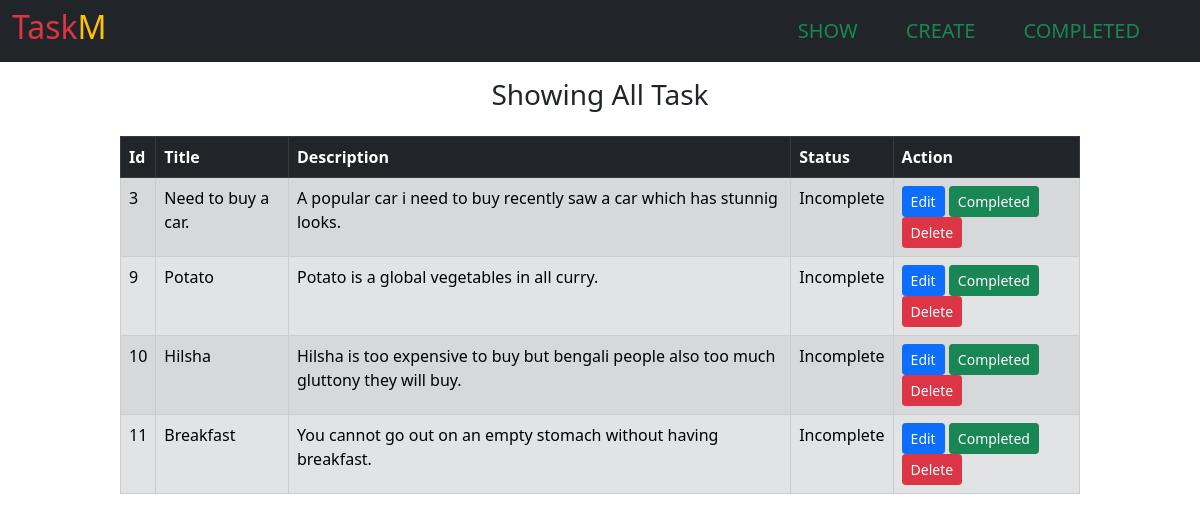
Page /show/ on the committed database.
### Work_App/models.py (models this page shows)
class TaskModel(models.Model):
    id = models.AutoField(
        primary_key=True, null=False, blank=False, unique=True)
    title = models.CharField(max_length=200)
    description = models.TextField()
    is_completed = models.BooleanField(default=False)

### Work_App/views.py (the view)
# urls.py: path('show/', show_task, name='showtaskpage'),
def show_task(request):
    allTask = TaskModel.objects.all()
    return render(request, 'show_task.html', {'allTasks': allTask})

### Work_App/templates/show_task.html (shortened to what this page needs)
{% extends 'base.html' %}
{% block content %}
  <h3 class="text-center p-3">Showing All Task</h3>
  {% if allTasks %}
<table class="table table-bordered table-striped table-secondary mx-auto" style="width: 80%;">
  <thead class="table-dark">
    <tr>
      <th>Id</th>
      <th>Title</th>
      <th>Description</th>
      <th>Status</th>
      <th>Action</th>
    </tr>
  </thead>
  <tbody>
    {% for task in allTasks %}
    {% if task.is_completed == False %}
    <tr>
      <td>{{task.id}}</td>
      <td>{{task.title}}</td>
      <td>{{task.description}}</td>
      {% if task.is_completed == False%}
      <td>Incomplete</td>
      {% endif %}
      <td>
        <a href="{% url 'edittaskpage' id=task.id %}"><button type="submit" class="btn btn-primary btn-sm">Edit</button></a>
        <a href="{% url 'completetaskpage' id=task.id %}"><button type="submit" class="btn btn-success btn-sm">Completed</button></a>
        <a href="{% url 'deletetaskpage' id=task.id %}"><button type="submit" class="btn btn-danger btn-sm">Delete</button></a>
      </td>
    </tr>
    {% endif %}
    {% endfor %}
  </tbody>
</table>
  {% else %}
  <h3 class="text-center">No task here, Please Create Task</h3>
  {% endif %}
  {% endblock content %}

### Work_App/templates/base.html (shortened to what this page needs)
<!DOCTYPE html>
<html lang="en">
  <head>
    <link href="https://cdn.jsdelivr.net/npm/bootstrap@5.0.2/dist/css/bootstrap.min.css" rel="stylesheet" />
  </head>
  <body>
    <nav class="navbar bg-body-tertiary bg-dark ">
      <div class="container-fluid">
        <h2 class=""><span class="text-danger">Task</span><span class="text-warning">M</span></h2>
        <div class="d-flex fs-5">
          <a class="text-decoration-none me-5 text-success" href="{% url 'showtaskpage' %}">SHOW</a>
          <a class="text-decoration-none me-5 text-success" href="{% url 'createtaskpage' %}">CREATE</a>
          <a class="text-decoration-none me-5 text-success" href="{% url 'completedtaskpage' %}">COMPLETED</a>
        </div>
      </div>
    </nav>
    {% block content %}
    {% endblock %}
  </body>
</html>

### rows in the picture
TaskModel: id "3", title "Need to buy a car.", description "A popular car i need to buy recently saw a car which has stunnig looks.", is_completed "Incomplete"
TaskModel: id "9", title "Potato", description "Potato is a global vegetables in all curry.", is_completed "Incomplete"
TaskModel: id "10", title "Hilsha", description "Hilsha is too expensive to buy but bengali people also too much gluttony they will buy.", is_completed "Incomplete"
TaskModel: id "11", title "Breakfast", description "You cannot go out on an empty stomach without having breakfast.", is_completed "Incomplete"
